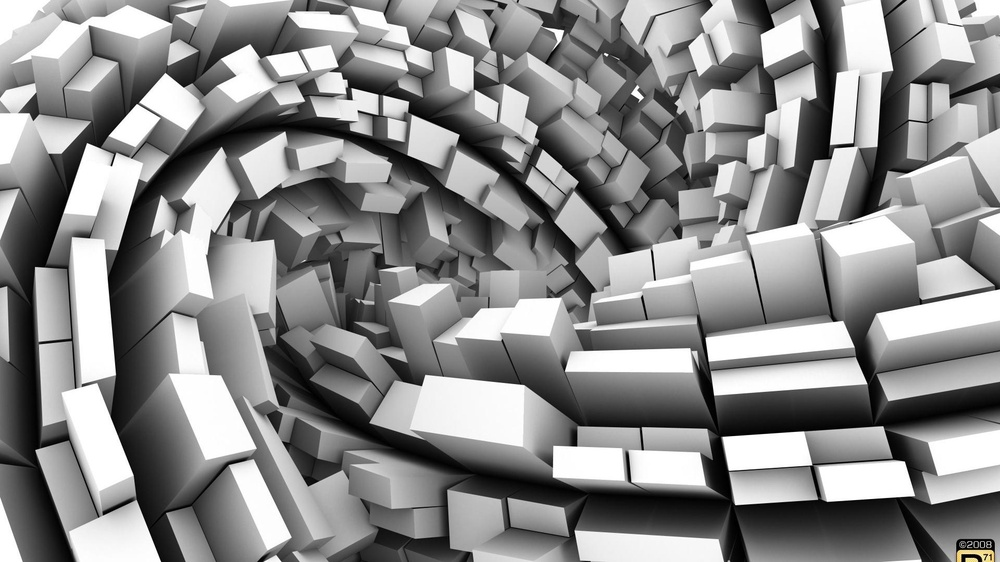
#> input picture Lab2OpenCv/LabSession2/grayscale.jpg, 1000 x 562 px, shrunk from 1920 x 1080 before the run
$ python ex1.py
#> lines starting #> are read from the running program, lines starting #| are printed output that depends on the picture
import cv2
import numpy as np
from matplotlib import pyplot as plt

img = cv2.imread('grayscale.jpg', cv2.IMREAD_GRAYSCALE)
#> img: shape (562, 1000); min 0, max 255, mean 139.8
img_negative = 255 - img
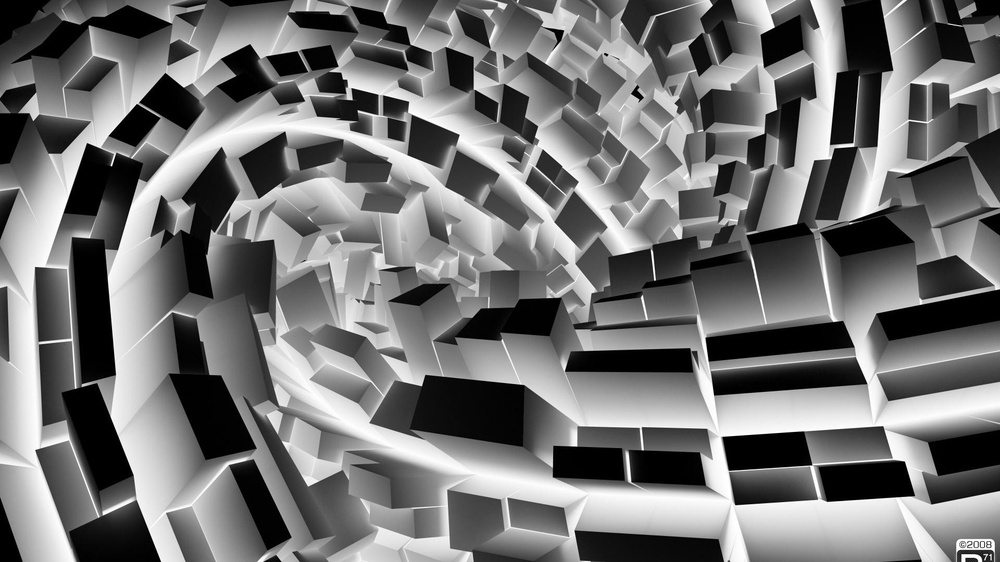
#> img_negative: shape (562, 1000); min 0, max 255, mean 115.2
#img_rgb = cv2.cvtColor(img,cv2.COLOR_BGR2RGB)
plt.figure(figsize=(20,10))
plt.subplot(1,2,1)
plt.imshow(img, cmap='gray', vmin=0, vmax=255)
plt.subplot(1,2,2)
plt.imshow(img_negative, cmap='gray', vmin=0, vmax=255)
plt.show()
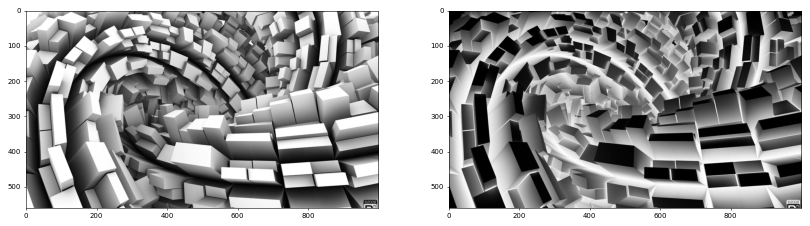
#> figure drawn by matplotlib, 2 panels
